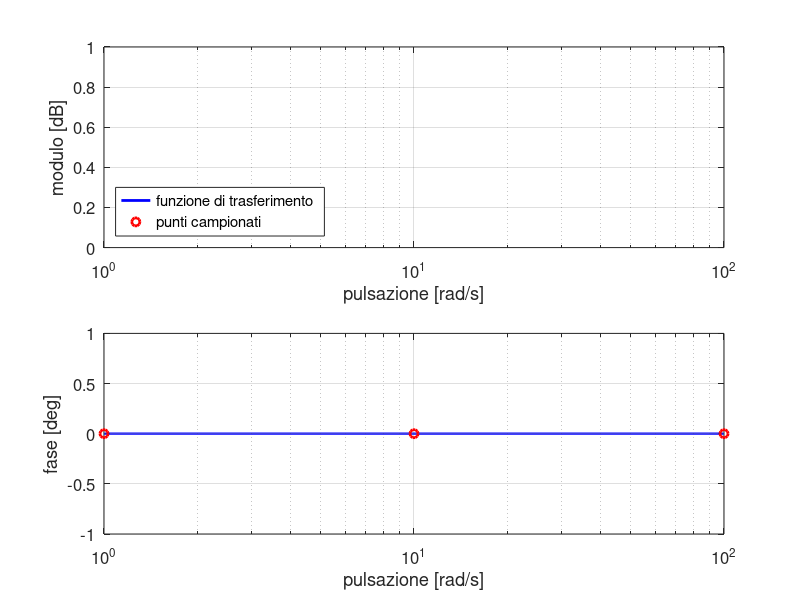

This chart was generated by the following MATLAB code:
 %  _      _   ___  ___  ___    _ _____ ___  ___ ___ ___    __  __   _ _____ _      _   ___ 
 % | |    /_\ | _ )/ _ \| _ \  /_\_   _/ _ \| _ \_ _/ _ \  |  \/  | /_\_   _| |    /_\ | _ )
 % | |__ / _ \| _ \ (_) |   / / _ \| || (_) |   /| | (_) | | |\/| |/ _ \| | | |__ / _ \| _ \
 % |____/_/ \_\___/\___/|_|_\/_/ \_\_| \___/|_|_\___\___/  |_|  |_/_/ \_\_| |____/_/ \_\___/
                                                                                                                                                                                                                        
clearvars; close all

%% Risposta allo scalino

S       = 69,6;   % sovraelongazione percentuale 
T_ass   = 4;   % tempo di assestamento

xi      = 0,1147;   % calcolo smorzamento
omega_n = 7,1031;   % calcolo pulsazione naturale
mu      = 0,005;   % calcolo guadagno statico

%% Creazione funzione di trasferimento

s = tf('s');         % variabile s
G = 0*s;             % calcolo G(s)
bode(G);grid;        % diagramma di bode

%% Risposta in frequenza

% ------ punti da inserire a mano --------
pulsazioni_campionate   = [ 1  10  100];                % pulsazioni testate [rad/s]  
moduli_campionati       = [0 0 0];                      % moduli campionati [/]       
moduli_campionati_dB    = 20*log10(moduli_campionati);
fasi_campionate         = [0 0 0];                      % fasi campionate [deg]        


% ----- preparazione diagramma di bode --------------
pulsazioni    = logspace(0,2,1e5); 
[modulo,fase] = bode(G,pulsazioni);                                     
fase = fase(:);
modulo_dB    = 20*log10(modulo(:));


% GRAFICO DIAGRAMMA DI BODE
subplot(2,1,1);
semilogx(pulsazioni,modulo_dB,'-b','LineWidth',2,'DisplayName','funzione di trasferimento'); grid on; hold on;
semilogx(pulsazioni_campionate,moduli_campionati_dB,'or','LineWidth',2,'DisplayName','punti campionati'); grid on;
xlim([1 100]); 
xlabel('pulsazione [rad/s]'); ylabel('modulo [dB]');
set(gca,'FontSize',12);
l=legend;
set(l,'Location','SouthWest');

subplot(2,1,2);
semilogx(pulsazioni,fase,'-b','LineWidth',2,'DisplayName','funzione di trasferimento'); grid on; hold on;
semilogx(pulsazioni_campionate,fasi_campionate,'or','LineWidth',2,'DisplayName','punti campionati'); grid on;
xlim([1 100]); 
xlabel('pulsazione [rad/s]'); ylabel('fase [deg]');
set(gca,'FontSize',12);


